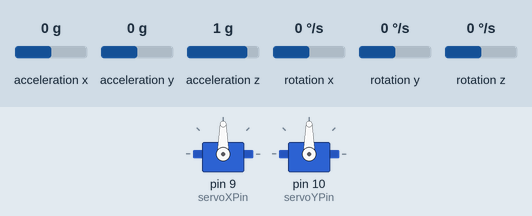
This sketch was run on a simulated Arduino Uno, built with avr-gcc and run on an emulated ATmega328P. Shown: 2 × servo. Wiring (inferred from the names in the program): MPU-6050 motion sensor at I2C address 0x68. Inputs (shaded band) come from the test bench; at power-on: rotation x 0 °/s, rotation y 0 °/s, acceleration z 1 g, acceleration x 0 g, acceleration y 0 g, rotation z 0 °/s.

Above: at 2.3 s.
2.4 s: rotation x set to -192 °/s
At 4.9 s:
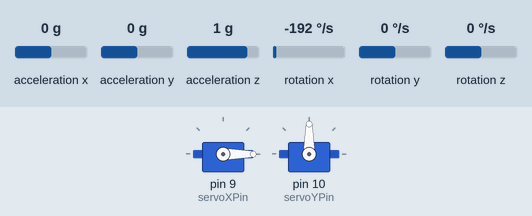
5.4 s: rotation y set to -100 °/s
At 5.83 s:
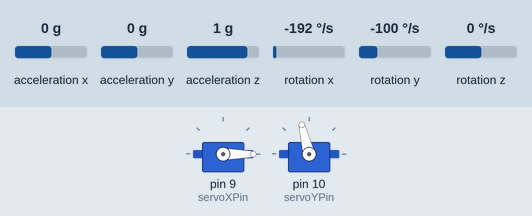
8.4 s: rotation y set to 192 °/s
11.4 s: acceleration z set to 0 g
At 11.7 s:
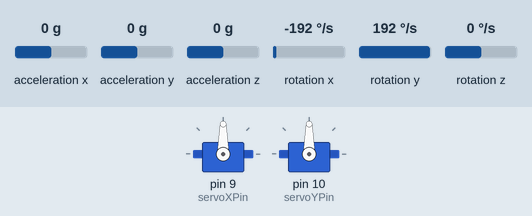
Timing chart, 0 to 13.9 s (numbered marks = the images above; inputs shaded):
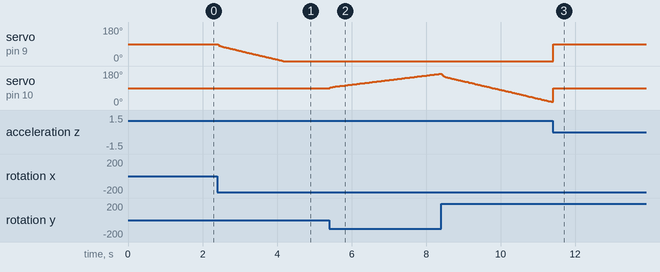

The sketch:

self_balancing_platform.ino
```cpp
// Self-balancing platform (thrust vector control model)
// Cal Poly Pomona, ME 4990L Mechatronics Laboratory, Fall 2024
// Hardware: Arduino Uno, MPU6050 IMU (I2C), two hobby servos on pins 9 and 10.
// Code as printed in the final project report appendix, reformatted (no logic changes).
// Known limitations are listed in README.md.

#include <Servo.h>
#include <Wire.h>

const int MPU = 0x68;  // MPU6050 I2C address
float AccX, AccY, AccZ;
float GyroX, GyroY, GyroZ;
float accAngleX, accAngleY, gyroAngleX, gyroAngleY, gyroAngleZ;
float roll, pitch, yaw;
float AccErrorX, AccErrorY, GyroErrorX, GyroErrorY, GyroErrorZ;
float elapsedTime, currentTime, previousTime;
int c = 0;

// Servo objects
Servo servoX, servoY;

// Servo pins (replace with the pins you select)
const int servoXPin = 9;
const int servoYPin = 10;

// PID controller variables (adjust these as needed)
float Kp = 0.5;   // Proportional gain
float Ki = 0.01;  // Integral gain
float Kd = 0.1;   // Derivative gain

// Target angles (adjust these to your desired starting position)
float targetRoll = 0.0;
float targetPitch = 0.0;

// Error and integral terms
float errorX, errorY, integralX, integralY;
float previousErrorX, previousErrorY;
// Servo limits (adjust these as needed)
const int minServoPos = 0;
const int maxServoPos = 180;
const int maxControl = 180;  // Adjust this based on your PID tuning

// Low-pass filter constants for smoothing gyroscope data
float gyroX_filtered = 0;
float gyroY_filtered = 0;
float gyroZ_filtered = 0;
float alpha = 0.9;  // Smoothing factor (close to 1 keeps the previous value, 0 gives more weight to
                    // the current)

// Gyroscope bias (calculated from stationary measurements)
float gyroBiasX = 0;
float gyroBiasY = 0;
float gyroBiasZ = 0;

void setup() {
  Serial.begin(19200);
  Wire.begin();

  Wire.beginTransmission(MPU);
  Wire.write(0x6B);
  Wire.write(0x00);
  Wire.endTransmission(true);

  calculate_IMU_error();
  delay(20);

  // Initialize servos
  servoX.attach(servoXPin);
  servoY.attach(servoYPin);

  // Set initial servo positions
  servoX.write(90);  // Adjust this to your desired starting position
  servoY.write(90);

  // Calculate and apply gyro bias
  calculateGyroBias();
}

void loop() {
  // Read accelerometer data
  Wire.beginTransmission(MPU);
  Wire.write(0x3B);
  Wire.endTransmission(false);
  Wire.requestFrom(MPU, 6, true);

  AccX = (Wire.read() << 8 | Wire.read()) / 16384.0;
  AccY = (Wire.read() << 8 | Wire.read()) / 16384.0;
  AccZ = (Wire.read() << 8 | Wire.read()) / 16384.0;

  // Calculate Roll and Pitch from accelerometer data
  accAngleX = (atan(AccY / sqrt(pow(AccX, 2) + pow(AccZ, 2))) * 180 / PI) - AccErrorX;
  accAngleY = (atan(-1 * AccX / sqrt(pow(AccY, 2) + pow(AccZ, 2))) * 180 / PI) + AccErrorY;

  // Read gyroscope data
  previousTime = currentTime;
  currentTime = millis();
  elapsedTime = (currentTime - previousTime) / 1000;

  Wire.beginTransmission(MPU);
  Wire.write(0x43);
  Wire.endTransmission(false);
  Wire.requestFrom(MPU, 6, true);

  GyroX = (Wire.read() << 8 | Wire.read()) / 131.0 + GyroErrorX;
  GyroY = (Wire.read() << 8 | Wire.read()) / 131.0 + GyroErrorY;
  GyroZ = (Wire.read() << 8 | Wire.read()) / 131.0 + GyroErrorZ;
  // Apply low-pass filter to gyro data to smooth it
  gyroX_filtered = alpha * gyroX_filtered + (1 - alpha) * (GyroX - gyroBiasX);
  gyroY_filtered = alpha * gyroY_filtered + (1 - alpha) * (GyroY - gyroBiasY);
  gyroZ_filtered = alpha * gyroZ_filtered + (1 - alpha) * (GyroZ - gyroBiasZ);

  // Update angles with filtered gyroscope data
  gyroAngleX = gyroAngleX + gyroX_filtered * elapsedTime;
  gyroAngleY = gyroAngleY + gyroY_filtered * elapsedTime;
  yaw = yaw + gyroZ_filtered * elapsedTime;

  // Complementary filter - combine accelerometer and gyro angle values
  roll = 0.96 * gyroAngleX + 0.04 * accAngleX;
  pitch = 0.96 * gyroAngleY + 0.04 * accAngleY;

  // Calculate error and update integral terms
  errorX = targetRoll - roll;
  errorY = targetPitch - pitch;
  integralX += errorX * elapsedTime;
  integralY += errorY * elapsedTime;

  // Prevent integral windup
  float maxIntegral = 50.0;
  integralX = constrain(integralX, -maxIntegral, maxIntegral);
  integralY = constrain(integralY, -maxIntegral, maxIntegral);

  // PID calculations
  float controlX = -(Kp * errorX + Ki * integralX + Kd * (errorX - previousErrorX) / elapsedTime);
  float controlY = Kp * errorY + Ki * integralY + Kd * (errorY - previousErrorY) / elapsedTime;

  // Map control output to servo positions
  int servoXPos = constrain(map(controlX, -180, 180, 0, 180), 0, 180);
  int servoYPos = constrain(map(controlY, -180, 180, 0, 180), 0, 180);
  // Set servo positions
  servoX.write(servoXPos);
  servoY.write(servoYPos);

  // Reset integral if close to target
  if (abs(errorX) < 1.0 && abs(errorY) < 1.0) {
    integralX = 0;
    integralY = 0;
  }

  // Update previous error for derivative term
  previousErrorX = errorX;
  previousErrorY = errorY;
}

// Function to calculate gyroscope bias by averaging stationary readings
void calculateGyroBias() {
  long sumGyroX = 0, sumGyroY = 0, sumGyroZ = 0;

  for (int i = 0; i < 100; i++) {
    Wire.beginTransmission(MPU);
    Wire.write(0x43);
    Wire.endTransmission(false);
    Wire.requestFrom(MPU, 6, true);

    GyroX = (Wire.read() << 8 | Wire.read()) / 131.0;
    GyroY = (Wire.read() << 8 | Wire.read()) / 131.0;
    GyroZ = (Wire.read() << 8 | Wire.read()) / 131.0;

    sumGyroX += GyroX;
    sumGyroY += GyroY;
    sumGyroZ += GyroZ;
    delay(10);  // Small delay for smoother readings
  }
  gyroBiasX = sumGyroX / 100;
  gyroBiasY = sumGyroY / 100;
  gyroBiasZ = sumGyroZ / 100;
}

void calculate_IMU_error() {
  // Initialize error values
  AccErrorX = 0.0;
  AccErrorY = 0.0;
  GyroErrorX = 0.0;
  GyroErrorY = 0.0;
  GyroErrorZ = 0.0;

  // Code to calculate IMU error
  // ...
}
```

Measured:
- after the input at 2.4 s, servo on pin 9 (servoXPin): moves from 90° to 0° over 1.8 s, starting at once
- after the input at 5.4 s, servo on pin 10 (servoYPin): moves from 90° to 166° over 3.0 s, starting at once
- after the input at 11.4 s, servo on pin 9 (servoXPin): 0° → 90° at once
